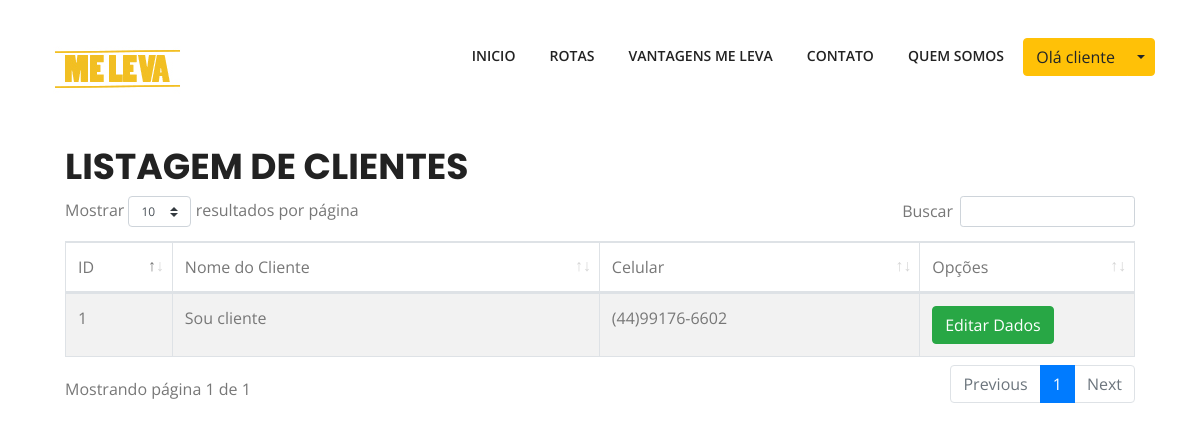
/listar/cliente (signed in), run on an earlier commit of the app's database.
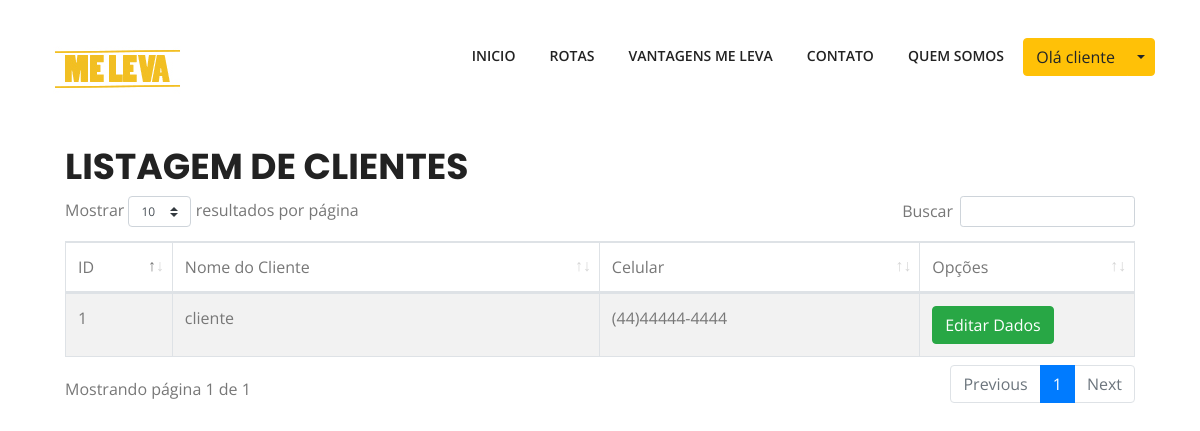
And on a later commit of the database.
### tables this page shows
CREATE TABLE `usuario` (
  `id` int(11) NOT NULL,
  `nome` varchar(100) NOT NULL,
  `cpf` varchar(15) NOT NULL,
  `rg` varchar(15) NOT NULL,
  `data` date NOT NULL,
  `email` varchar(100) NOT NULL,
  `senha` varchar(100) NOT NULL,
  `tipo` char(2) NOT NULL,
  `apelido` varchar(20) NOT NULL,
  `celular` varchar(15) NOT NULL,
  `celular2` varchar(15) DEFAULT NULL,
  `ativo` char(2) NOT NULL
);

### listar/cliente.php (the view, shortened to what this page needs)
<?php
	$id = $_SESSION["tcc"]["id"];
?>
<div class="container">
	<div class="coluna">
		<h1>Listagem de Clientes</h1>
		<table class="table table-hover table-striped table-bordered">
			<thead>
				<tr>
					<td width="10%">ID</td>
					<td width="40%">Nome do Cliente</td>
					<td width="30%">Celular</td>
					<td>Opções</td>
				</tr>
			</thead>
			<tbody>
				<?php
					$sql = "select * from usuario where id = $id;";
					$consulta = $pdo->prepare($sql);
					$consulta->execute();
					while ( $linha = $consulta->fetch(PDO::FETCH_OBJ)) {
						$id 		= $linha->id;
						$nome 		= $linha->nome;
						$celular 	= $linha->celular;
						echo "<tr>
							<td>$id</td>
							<td>$nome</td>
							<td>$celular</td>
							<td>
								<a type='button' href='cadastrar/usuario/$id' class='btn btn-success'>Editar Dados</a>
							</td>
						</tr>";
					}
				?>
			</tbody>
		</table>
	</div>
</div>

What changed in the data, as far as the page shows it:
changed usuario id 1: nome "Sou cliente" → "cliente"; celular "(44)99176-6602" → "(44)44444-4444"
